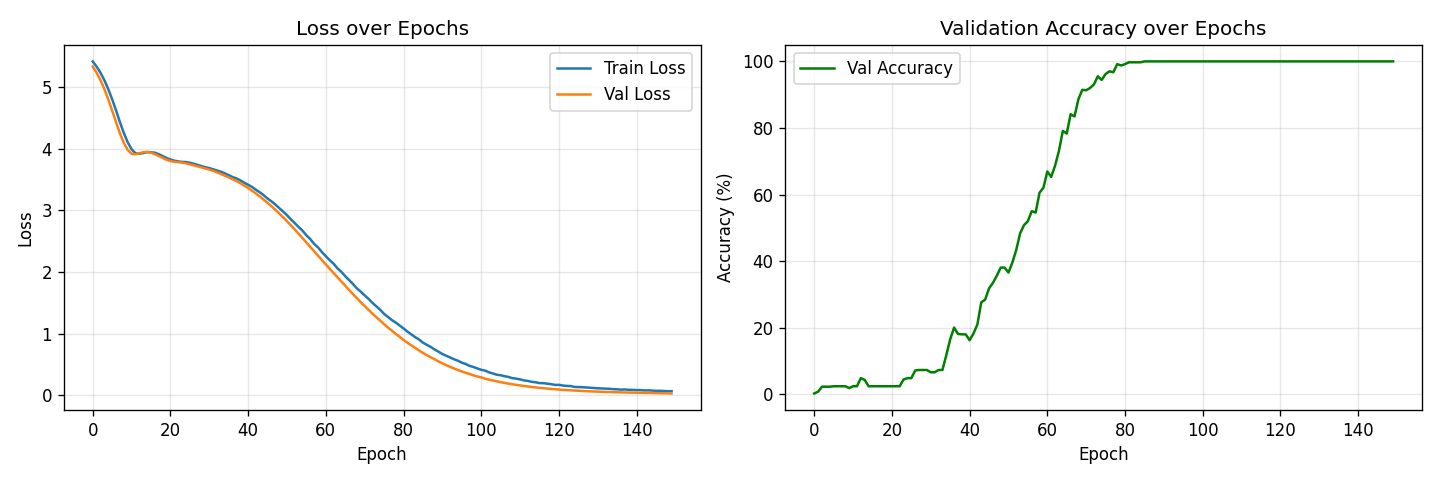
#> input picture symptom_checker/training_curves.png, 1440 x 480 px
$ python -i preprocessing.py   (imports and definitions only)
#> lines starting #> are read from the running program, lines starting #| are printed output that depends on the picture
#> further down, picture is the input picture: shape (480, 1440, 3); mean B, G, R 248.4, 248.9, 248.7
import cv2
import numpy as np

def preprocess_image(image):
    # Resize image if it's too large (improves API speed and reduces token usage)
    # We'll set a max width/height of 1024 while maintaining aspect ratio
    max_dim = 1024
    height, width = image.shape[:2]
#> height = 480; width = 1440

    if max(height, width) > max_dim:
        scaling_factor = max_dim / float(max(height, width))
#> scaling_factor = 0.711
        new_size = (int(width * scaling_factor), int(height * scaling_factor))
#> new_size = (1024, 341)
        image = cv2.resize(image, new_size, interpolation=cv2.INTER_AREA)
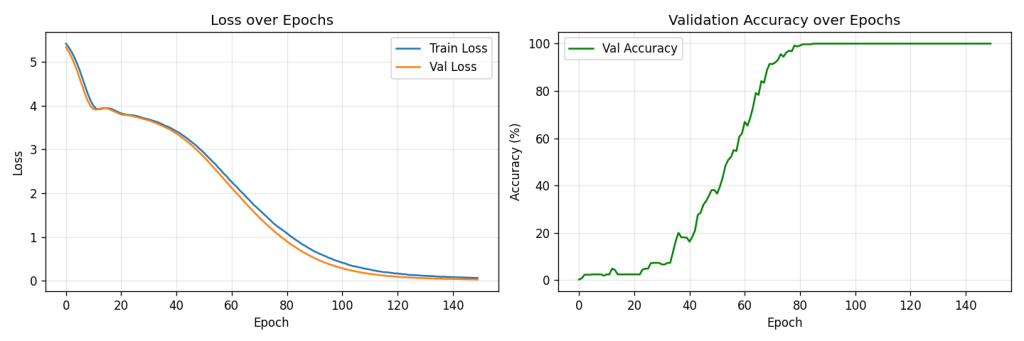
#> image: shape (341, 1024, 3); mean of channels 0, 1, 2 248.4, 248.9, 248.7; drawn as B, G, R

    # For Gemini, keeping the image in its original color is often better
    # because it uses color to identify logos and document structure.
    # We will just apply a slight unsharp mask to make text pop.

    gaussian = cv2.GaussianBlur(image, (0, 0), 2.0)
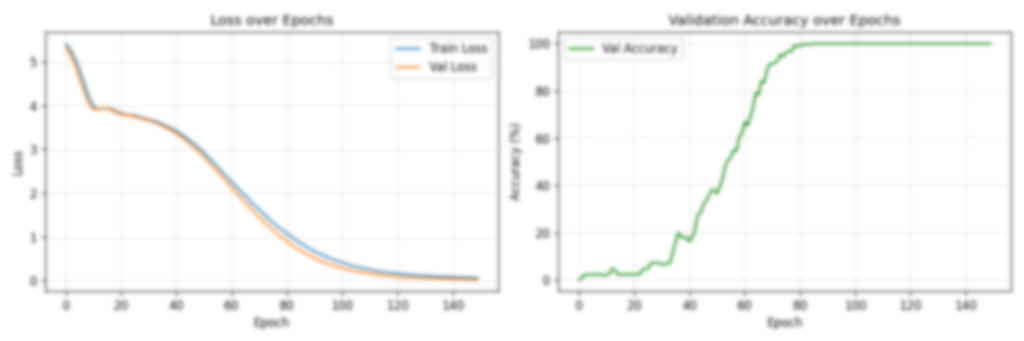
#> gaussian: shape (341, 1024, 3); mean of channels 0, 1, 2 248.4, 248.9, 248.7; drawn as B, G, R
    unsharp_image = cv2.addWeighted(image, 1.5, gaussian, -0.5, 0)

    return unsharp_image

>>> import cv2
>>> picture = cv2.imread('../../../../symptom_checker/training_curves.png')
>>> result = preprocess_image(picture)
